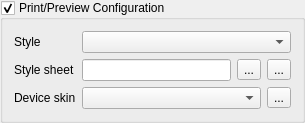
<ui version="4.0" >
 <class>PreviewConfigurationWidget</class>
 <widget class="QGroupBox" name="PreviewConfigurationWidget" >
  <property name="windowTitle" >
   <string>Form</string>
  </property>
  <property name="title" >
   <string>Print/Preview Configuration</string>
  </property>
  <property name="checkable" >
   <bool>true</bool>
  </property>
  <layout class="QFormLayout" >
   <item row="0" column="0" >
    <widget class="QLabel" name="m_styleLabel" >
     <property name="text" >
      <string>Style</string>
     </property>
    </widget>
   </item>
   <item row="0" column="1" >
    <widget class="QComboBox" name="m_styleCombo" />
   </item>
   <item row="1" column="0" >
    <widget class="QLabel" name="m_appStyleSheetLabel" >
     <property name="text" >
      <string>Style sheet</string>
     </property>
    </widget>
   </item>
   <item row="1" column="1" >
    <layout class="QHBoxLayout" >
     <item>
      <widget class="qdesigner_internal::TextPropertyEditor" name="m_appStyleSheetLineEdit" >
       <property name="minimumSize" >
        <size>
         <width>149</width>
         <height>0</height>
        </size>
       </property>
      </widget>
     </item>
     <item>
      <widget class="QToolButton" name="m_appStyleSheetChangeButton" >
       <property name="text" >
        <string>...</string>
       </property>
      </widget>
     </item>
     <item>
      <widget class="QToolButton" name="m_appStyleSheetClearButton" >
       <property name="text" >
        <string>...</string>
       </property>
      </widget>
     </item>
    </layout>
   </item>
   <item row="2" column="0" >
    <widget class="QLabel" name="m_skinLabel" >
     <property name="text" >
      <string>Device skin</string>
     </property>
    </widget>
   </item>
   <item row="2" column="1" >
    <layout class="QHBoxLayout" >
     <item>
      <widget class="QComboBox" name="m_skinCombo" />
     </item>
     <item>
      <widget class="QToolButton" name="m_skinRemoveButton" >
       <property name="text" >
        <string>...</string>
       </property>
      </widget>
     </item>
    </layout>
   </item>
  </layout>
 </widget>
 <customwidgets>
  <customwidget>
   <class>qdesigner_internal::TextPropertyEditor</class>
   <extends>QLineEdit</extends>
   <header location="global" >textpropertyeditor_p.h</header>
  </customwidget>
 </customwidgets>
 <resources/>
 <connections/>
</ui>
